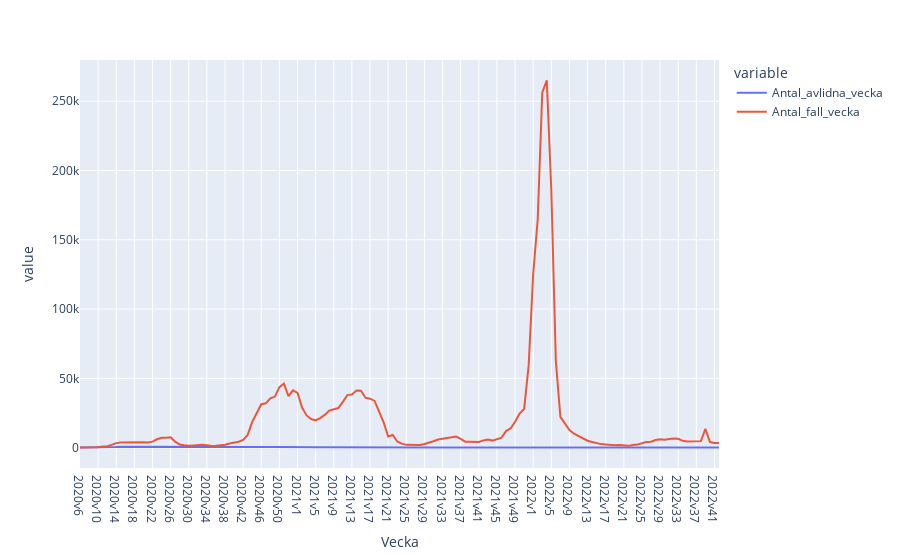

Write notebook code for a chart like this one.
### Code cell
px.line(df, x = "Vecka", y = ["Antal_avlidna_vecka", "Antal_fall_vecka"])

### Figure 1 — Plotly figure (JSON) as saved in the notebook; plotly's stock layout.template omitted (floating-point values rounded to 4 significant figures; data arrays with more than 128 entries replaced by an {"elided": "..."} marker saying what was removed)
{"data": [{"hovertemplate": "variable=Antal_avlidna_vecka<br>Vecka=%{x}<br>value=%{y}<extra></extra>", "legendgroup": "Antal_avlidna_vecka", "line": {"color": "#636efa", "dash": "solid"}, "marker": {"symbol": "circle"}, "mode": "lines", "name": "Antal_avlidna_vecka", "orientation": "v", "showlegend": true, "type": "scatter", "x": {"elided": "142 str values"}, "xaxis": "x", "y": {"elided": "142 int values"}, "yaxis": "y"}, {"hovertemplate": "variable=Antal_fall_vecka<br>Vecka=%{x}<br>value=%{y}<extra></extra>", "legendgroup": "Antal_fall_vecka", "line": {"color": "#EF553B", "dash": "solid"}, "marker": {"symbol": "circle"}, "mode": "lines", "name": "Antal_fall_vecka", "orientation": "v", "showlegend": true, "type": "scatter", "x": {"elided": "142 str values"}, "xaxis": "x", "y": {"elided": "142 int values"}, "yaxis": "y"}], "layout": {"legend": {"title": {"text": "variable"}, "tracegroupgap": 0}, "margin": {"t": 60}, "xaxis": {"anchor": "y", "domain": [0, 1], "title": {"text": "Vecka"}}, "yaxis": {"anchor": "x", "domain": [0, 1], "title": {"text": "value"}}}}
